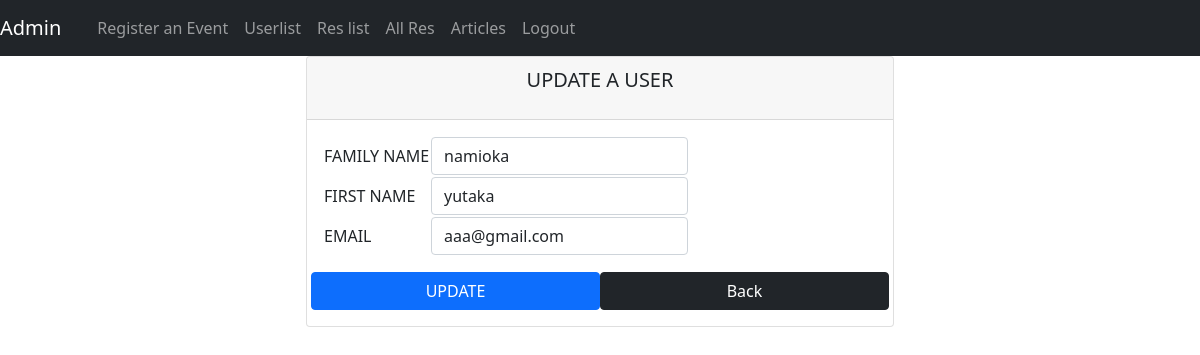
/updateUser.php?user_id=1, run on the app's committed database.
### tables this page shows
CREATE TABLE `users` (
  `user_id` int(11) NOT NULL,
  `lname` varchar(255) NOT NULL,
  `fname` varchar(255) NOT NULL,
  `email` varchar(255) NOT NULL,
  `password` varchar(255) NOT NULL,
  `role` varchar(10) NOT NULL DEFAULT 'u'
);

### classes/Database.php (called while the page is built, shortened)
<?php
class Database{
    private $servername = 'us-cdbr-east-04.cleardb.com';
    private $username = 'bc0834ecc021a1';
    private $password = 'f7c8f6cf';
    private $db_name = 'heroku_6466d73cb3ad493';
    function __construct()
    {
        return $this->conn = new mysqli($this->servername,$this->username,$this->password,$this->db_name);
    }
}
?>

### action.php (called while the page is built, shortened)
<?php
include 'classes/Functions.php';
$functionObj = new Functions;
?>

### classes/Functions.php (called while the page is built, shortened)
<?php
include 'Database.php';
class Functions extends Database{
    function get_one_user($id){
        $sql = "SELECT * FROM users WHERE user_id = '$id'";
        $result = $this->conn->query($sql);
        if($result->num_rows == 1){
            return $result->fetch_assoc();
        }else{
        }
    }
}
?>

### updateUser.php (the view, shortened to what this page needs)
<?php
include 'action.php';
$id = $_GET['user_id'];
$data = $functionObj-> get_one_user($id);
?>
<!DOCTYPE html>
<html lang="en">
<head>
                <link rel="stylesheet" href="https://cdn.jsdelivr.net/npm/bootstrap@5.0.2/dist/css/bootstrap.min.css">
</head>
<body>
<?php
include 'navbar.php';
?>
    <div class="container-fluid">
        <div class="card mx-auto w-50">
            <div class="card-header">
                <p class="lead text-center">
                    UPDATE A USER
                </p>
            </div>
            <div class="card-body">
                <form action="action.php?id=<?php echo $id?>" method="post">
                    <table>
                        <tr>
                            <td>
                                <label for="lname">FAMILY NAME</label>
                            </td>
                            <td>
                                <input type="text" name="lname" value="<?php echo $data['lname']?>" id="" class="form-control">
                            </td>
                        </tr>
                        <tr>
                            <td>
                                <label for="fname">FIRST NAME</label>
                            </td>
                            <td>
                                <input type="text" name="fname" value="<?php echo $data['fname']?>" id="" class="form-control">
                            </td>
                        </tr>
                        <tr>
                            <td>
                                <label for="email">EMAIL</label>
                            </td>
                            <td>
                                <input type="text" name="email" value="<?php echo $data['email']?>" id="" class="form-control">
                            </td>
                        </tr>
                    </table>
                    <div class="row text-center">
                        <button type="submit" name="updateUser" class="btn btn-primary mt-3 col-6">UPDATE</button>
                        <a href="userlist.php" class="btn btn-dark mt-3 col-6">Back</a>
                    </div>
                </form>
            </div>
        </div>
    </div>
</body>
</html>

### data on the page
users: lname "namioka", fname "yutaka", email "aaa@gmail.com"
